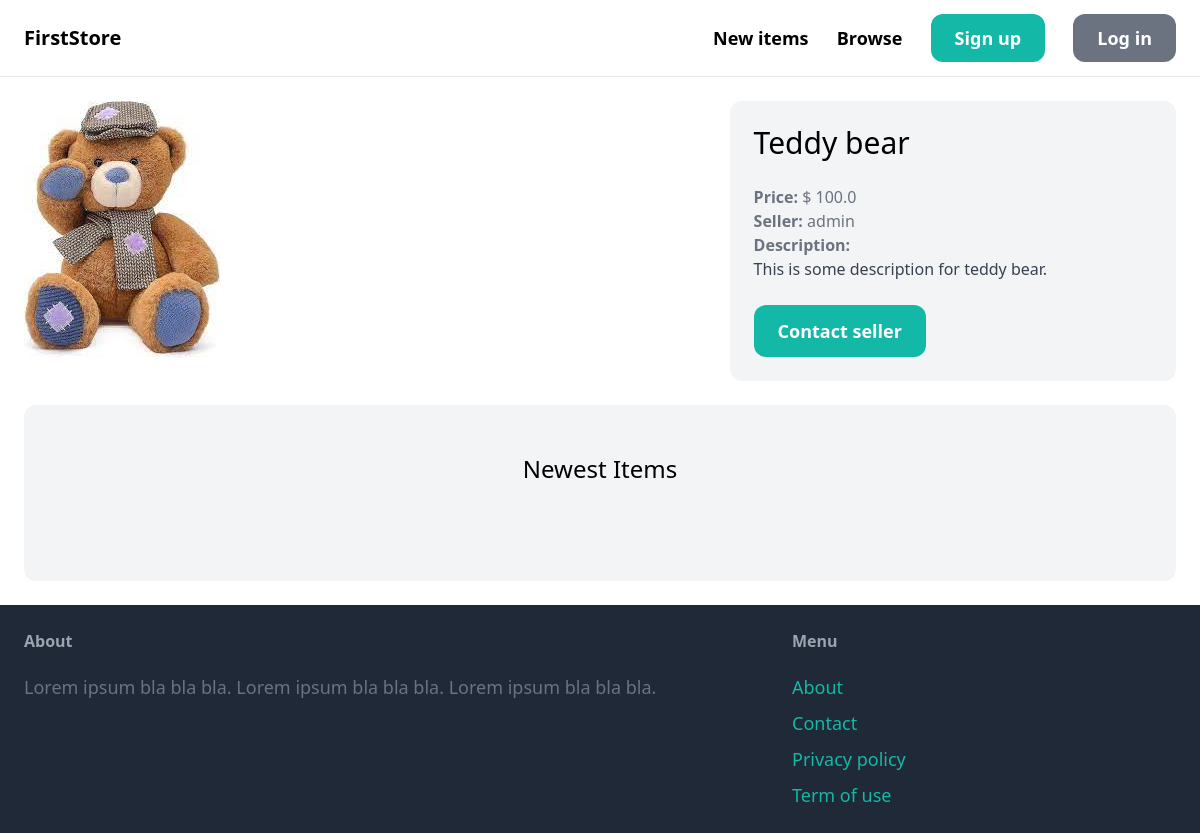
/items/1/, run on an earlier commit of the app's database.
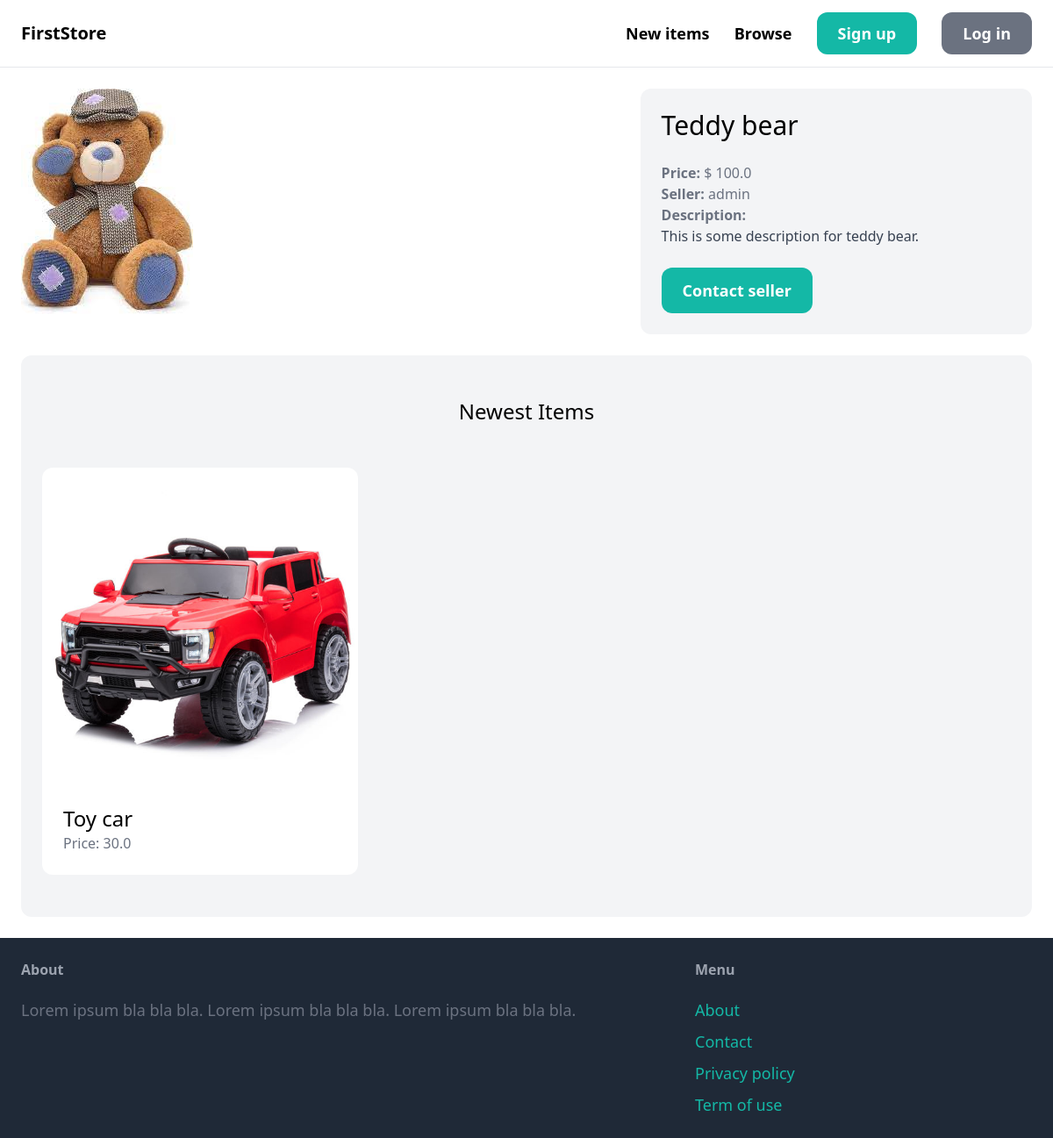
And on a later commit of the database.
### item/models.py (models this page shows, shortened)
class Item(models.Model):
    category = models.ForeignKey(Category, related_name='items', on_delete=models.CASCADE)
    name = models.CharField(max_length=255)
    description = models.TextField(blank=True, null=True)
    price = models.FloatField()
    image = models.ImageField(upload_to='item_images', blank=True, null=True)
    is_sold = models.BooleanField(default=False)
    created_by = models.ForeignKey(User, related_name='items', on_delete=models.CASCADE)
    created_at = models.DateTimeField(auto_now_add=True)

### item/views.py (the view)
# urls.py: path('<int:pk>/', views.detail, name='detail'),
def detail(request, pk):
    item = get_object_or_404(Item, pk=pk)
    related_items = Item.objects.filter(category=item.category, is_sold=False).exclude(pk=pk)[0:3]
    return render(request, 'item/detail.html', {
        'item': item,
        'related_items': related_items
    })

### item/templates/item/detail.html (shortened to what this page needs)
{% extends 'core/base.html' %}
{% block content %}
<div class="grid grid-cols-5 gap-6">
    <div class="col-span-3">
        <img src="{{ item.image.url }}" class="rounded-xl">
    </div>
    <div class="col-span-2 p-6 bg-gray-100 rounded-xl">
        <h1 class="mb-6 text-3xl">{{ item.name }}</h1>
        <p class="text-gray-500"><strong>Price: </strong>$ {{ item.price }}</p>
        <p class="text-gray-500"><strong>Seller: </strong>{{ item.created_by.username }}</p>
        {% if item.description %}
            <p class="text-gray-700">
                <strong class="text-gray-500">Description:</strong><br>
                {{ item.description }}
            </p>
        {% endif %}
        <a href="#" class="inline-block mt-6 px-6 py-3 text-lg font-semibold bg-teal-500 text-white rounded-xl hover:bg-teal-700">Contact seller</a>
    </div>
</div>
<div class="mt-6 px-6 py-12 bg-gray-100 rounded-xl">
    <h2 class="mb-12 text-2xl text-center">Newest Items</h2>
    <div class="grid grid-cols-3 gap-3">
        {% for item in related_items %}
           <div>
                <a href="{% url 'item:detail' item.id %}">
                    <div>
                        <img src="{{ item.image.url }}" class="rounded-t-xl">
                    </div>
                    <div class="p-6 bg-white rounded-b-xl">
                        <h2 class="text-2xl">{{ item.name }}</h2>
                        <p class="text-gray-500">Price: {{ item.price }}</p>
                    </div>
                </a>
           </div>
        {% endfor %}
    </div>
</div>
{% endblock %}

### core/templates/core/base.html (shortened to what this page needs)
<!DOCTYPE html>
<html>
    <head>
        <script src="https://cdn.tailwindcss.com"></script>
    </head>
    <body>
        <nav class="py-6 px-6 flex justify-between items-center border-b border-gray-200">
            <a href="/" class="text-xl font-semibold">FirstStore</a>
            <div class="space-x-6">
                <a href="#" class="text-lg font-semibold hover:text-gray-500">New items</a>
                <a href="#" class="text-lg font-semibold hover:text-gray-500">Browse</a>
                <a href="#" class="px-6 py-3 text-lg font-semibold bg-teal-500 text-white rounded-xl hover:bg-teal-700">Sign up</a>
                <a href="#" class="px-6 py-3 text-lg font-semibold bg-gray-500 text-white rounded-xl hover:bg-gray-700">Log in</a>
            </div>
        </nav>
        <div class="px-6 py-6">
            {% block content %}
            {% endblock %}
        </div>
        <footer class="py-6 px-6 flex justify-between bg-gray-800">
            <div class="w-2/3 pr-10">
                <h3 class="mb-5 font-semibold text-gray-400">About</h3>
                <p class="text-lg text-gray-500">Lorem ipsum bla bla bla. Lorem ipsum bla bla bla. Lorem ipsum bla bla bla.</p>
            </div>
            <div class="w-1/3">
                <h3 class="mb-5 font-semibold text-gray-400">Menu</h3>
                <ul class="space-y-2">
                    <li><a href="#" class="text-lg text-teal-500 hover:text-teal-700">About</a></li>
                    <li><a href="{% url 'contact' %}" class="text-lg text-teal-500 hover:text-teal-700">Contact</a></li>
                    <li><a href="#" class="text-lg text-teal-500 hover:text-teal-700">Privacy policy</a></li>
                    <li><a href="#" class="text-lg text-teal-500 hover:text-teal-700">Term of use</a></li>
                </ul>
            </div>
        </footer>
    </body>
</html>

What changed in the data, as far as the page shows it:
added Item: image (picture), name "Toy car", price "30.0"
